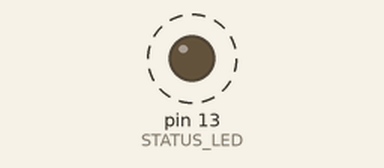
This sketch was run on a simulated Arduino Nano, built with avr-gcc and run on an emulated ATmega328P. On the bench: output pins drawn as LEDs (lit = HIGH). Dashed ring = blinking. The modem accepts every AT command (registered, SIM ready, sends succeed) and sends nothing else; what the sketch prints to the serial monitor is not drawn.

Above: at 2.6 s.
Timing chart, 0 to 5.1 s (numbered marks = the images above):
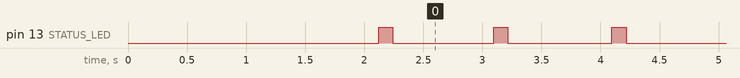

Measured:
- by itself, pin 13 (STATUS_LED): alternates HIGH for 0.12 s and LOW for 0.88 s

The sketch:

1.0.NANO--Radio-Test--simple-radio-sender.ino
```cpp
#include <Arduino.h>
#include <SoftwareSerial.h>
#include "RYLR_LoRaAT_Software_Serial.h"

// ---- DIAGNOSTIC MODE ----
// Set to 1 to hold LORA_TX pin HIGH and stop.
// Measure voltage on the RYLR RX side of the level shifter — expect ~3.3V.
#define TX_PIN_TEST_MODE false

// SoftwareSerial pins for the RYLR radio (same wiring as field-ready sketch)
#define LORA_RX 5
#define LORA_TX 6

// Address of this sender and the forwarder we're sending to
#define LOCAL_ADDRESS  1
#define REMOTE_ADDRESS 2

SoftwareSerial radioSerial(LORA_RX, LORA_TX);
RYLR_LoRaAT_Software_Serial rylr;

// Built-in LED for activity blink
#define STATUS_LED LED_BUILTIN
unsigned long activityBlinkUntil = 0;
const unsigned long ACTIVITY_BLINK_MS = 120;

// Dummy sensor data
int temp = 82;
int humidity = 58;
int moisture = 45;
int insolation = 73;
bool motor_up = false;
bool fan_on = false;

// Send interval
unsigned long lastSend = 0;
const unsigned long SEND_INTERVAL = 1000; // 1 seconds

void blinkActivityLed() {
    activityBlinkUntil = millis() + ACTIVITY_BLINK_MS;
    digitalWrite(STATUS_LED, HIGH);
}

void updateStatusLed() {
    if (millis() >= activityBlinkUntil) {
        digitalWrite(STATUS_LED, LOW);
    }
}

void updateDummySensorData(unsigned long now) {
    temp = 78 + (now / 10000) % 15;
    humidity = 50 + (now / 8000) % 20;
    moisture = 30 + (now / 12000) % 40;
    insolation = 20 + (now / 6000) % 60;
    motor_up = (temp >= 84);
    fan_on = (temp >= 89);
}

void sendSensorPayload() {
    char payload[64];
    snprintf(payload, sizeof(payload), "%d,%d,%d,%d,%d,%d",
             temp, humidity, moisture, insolation,
             motor_up ? 1 : 0, fan_on ? 1 : 0);

    Serial.print(F("TX -> ["));
    Serial.print(REMOTE_ADDRESS);
    Serial.print(F("]: "));
    Serial.println(payload);

    rylr.startTxMessage();
    rylr.addTxData(payload);
    int result = rylr.sendTxMessage(REMOTE_ADDRESS);
    blinkActivityLed();

    Serial.print(F("Send result: "));
    Serial.println(result);
}

void receiveReplies() {
    RYLR_LoRaAT_Software_Serial_Message *message = rylr.checkMessage();
    if (message) {
        blinkActivityLed();
        Serial.print(F("RX from "));
        Serial.print(message->from_address);
        Serial.print(F(" (RSSI "));
        Serial.print(message->rssi);
        Serial.print(F(", SNR "));
        Serial.print(message->snr);
        Serial.print(F("): "));
        Serial.println(message->data);
    }
}

void setup() {
    Serial.begin(9600);
    delay(2000);

    pinMode(STATUS_LED, OUTPUT);
    digitalWrite(STATUS_LED, LOW);

    Serial.println(F("=== Nano LoRa Radio Test ==="));

    if (TX_PIN_TEST_MODE){
        Serial.println(F("** TX PIN TEST MODE **"));
        Serial.print(F("Holding D"));
        Serial.print(LORA_TX);
        Serial.println(F(" HIGH — measure level-shifter output."));
        Serial.println(F("Expect ~3.3V on RYLR RX pin."));
        pinMode(LORA_TX, OUTPUT);
        digitalWrite(LORA_TX, HIGH);
        while (true) {
            digitalWrite(STATUS_LED, !digitalRead(STATUS_LED));
            delay(500);
        }
    }

    // --- Try 9600 first (preferred for SoftwareSerial) ---
    Serial.println(F("Trying radio at 9600..."));
    radioSerial.begin(9600);
    rylr.setSerial(&radioSerial);

    int status = rylr.checkStatus();
    Serial.print(F("Status @9600: "));
    Serial.println(status);

    if (status != 0) {
        // --- Try 115200 as fallback ---
        Serial.println(F("Trying radio at 115200..."));
        radioSerial.end();
        radioSerial.begin(115200);
        status = rylr.checkStatus();
        Serial.print(F("Status @115200: "));
        Serial.println(status);

        if (status == 0) {
            // Radio is at 115200 — reconfigure it to 9600
            Serial.println(F("Setting baud to 9600..."));
            radioSerial.print(F("AT+IPR=9600\r\n"));
            delay(500);
            radioSerial.end();
            radioSerial.begin(9600);
            status = rylr.checkStatus();
            Serial.print(F("Status @9600 after switch: "));
            Serial.println(status);
        }
    }

    if (status != 0) {
        Serial.println(F("*** RADIO NOT RESPONDING ***"));
        Serial.println(F("Check wiring: Nano D5->RYLR TX, Nano D6->RYLR RX"));
        Serial.println(F("Check power: RYLR needs 3.3V"));
        Serial.println(F("Continuing anyway to show send attempts..."));
    } else {
        Serial.println(F("Radio OK!"));
    }

    rylr.setAddress(LOCAL_ADDRESS);
    rylr.setRFPower(14);

    Serial.println(F("LoRa Sender ready. Sending dummy data..."));
}

void loop() {
    unsigned long now = millis();

    if (now - lastSend > SEND_INTERVAL) {
        lastSend = now;
        updateDummySensorData(now);
        sendSensorPayload();
    }

    receiveReplies();
    updateStatusLed();
}
```

RYLR_LoRaAT_Software_Serial.cpp
```cpp
// (licence header left out)
//
// Driver for Reyax LoRA devices with a UART Stream interface.
//

#include "RYLR_LoRaAT_Software_Serial.h"

namespace {
// Tiny string helpers — avoids linking printf on AVR.
char* bufAppend(char* p, const char* s) { while (*s) *p++ = *s++; *p = '\0'; return p; }
char* bufAppendInt(char* p, int val) { char tmp[8]; itoa(val, tmp, 10); return bufAppend(p, tmp); }
}

RYLR_LoRaAT_Software_Serial::RYLR_LoRaAT_Software_Serial()
    : serial(NULL),
      rx_index(0),
      read_index(0),
      tx_index(0),
      overflow_count(0),
      overwrite_count(0),
      rx_error_count(0),
      tx_message_count(0),
      rx_message_count(0) {
}

int RYLR_LoRaAT_Software_Serial::checkStatus() {
    if (!this->serial) return -1;
    const char* cmd = "AT\r\n";
    this->serial->write(cmd, strlen(cmd));
    return resultValue(getResponse());
}

int RYLR_LoRaAT_Software_Serial::setAddress(uint16_t address) {
    if (!this->serial) return -1;
    char* p = bufAppend(this->tx_buffer, "AT+ADDRESS=");
    p = bufAppendInt(p, address);
    p = bufAppend(p, "\r\n");
    this->serial->write(this->tx_buffer, p - this->tx_buffer);
    return resultValue(getResponse());
}

int RYLR_LoRaAT_Software_Serial::setRFParameters(uint8_t spread, uint8_t bandwidth, uint8_t coding_rate, uint8_t preamble) {
    if (!this->serial) return -1;
    char* p = bufAppend(this->tx_buffer, "AT+PARAMETER=");
    p = bufAppendInt(p, spread); *p++ = ',';
    p = bufAppendInt(p, bandwidth); *p++ = ',';
    p = bufAppendInt(p, coding_rate); *p++ = ',';
    p = bufAppendInt(p, preamble);
    p = bufAppend(p, "\r\n");
    this->serial->write(this->tx_buffer, p - this->tx_buffer);
    return resultValue(getResponse());
}

int RYLR_LoRaAT_Software_Serial::setRFPower(uint8_t power) {
    if (!this->serial) return -1;
    char* p = bufAppend(this->tx_buffer, "AT+CRFOP=");
    p = bufAppendInt(p, power);
    p = bufAppend(p, "\r\n");
    this->serial->write(this->tx_buffer, p - this->tx_buffer);
    return resultValue(getResponse());
}

int RYLR_LoRaAT_Software_Serial::setPassword(const char* password) {
    if (!this->serial) return -1;
    char* p = bufAppend(this->tx_buffer, "AT+CPIN=");
    p = bufAppend(p, password);
    p = bufAppend(p, "\r\n");
    this->serial->write(this->tx_buffer, p - this->tx_buffer);
    return resultValue(getResponse());
}

void RYLR_LoRaAT_Software_Serial::startTxMessage() {
    tx_index = 0;
    memset(this->tx_buffer, 0xff, sizeof(this->tx_buffer));
}

void RYLR_LoRaAT_Software_Serial::addTxData(const char* data) {
    int len = min(strlen(data), size_t(MAX_DATA_LEN - this->tx_index));
    strncpy(this->tx_buffer + this->tx_index, data, len);
    this->tx_index += len;
}

void RYLR_LoRaAT_Software_Serial::addTxData(int len, const char* data) {
    len = min(len, MAX_DATA_LEN - this->tx_index);
    memcpy(this->tx_buffer + this->tx_index, data, len);
    this->tx_index += len;
}

void RYLR_LoRaAT_Software_Serial::addTxData(int data) {
    int max_len = MAX_DATA_LEN - this->tx_index;
    char tmp[8];
    itoa(data, tmp, 10);
    int count = strlen(tmp);
    int copy = min(max_len, count);
    memcpy(this->tx_buffer + this->tx_index, tmp, copy);
    this->tx_buffer[this->tx_index + copy] = 0xff;
    this->tx_index += copy;
}

void RYLR_LoRaAT_Software_Serial::addTxData(double data) {
    // Manual float formatting — avoids linking float printf on AVR.
    int max_len = MAX_DATA_LEN - this->tx_index;
    if (max_len <= 0) return;
    char tmp[16];
    char* t = tmp;
    if (data < 0) { *t++ = '-'; data = -data; }
    long whole = (long)data;
    long frac = (long)((data - whole) * 10000 + 0.5);
    t = bufAppendInt(t, (int)whole);
    *t++ = '.';
    // Pad with leading zeros for 4 decimal places
    if (frac < 1000) *t++ = '0';
    if (frac < 100)  *t++ = '0';
    if (frac < 10)   *t++ = '0';
    t = bufAppendInt(t, (int)frac);
    int count = t - tmp;
    int copy = min(max_len, count);
    memcpy(this->tx_buffer + this->tx_index, tmp, copy);
    this->tx_buffer[this->tx_index + copy] = 0xff;
    this->tx_index += copy;
}

int RYLR_LoRaAT_Software_Serial::sendTxMessage(uint8_t to_address) {
    if (!this->serial) return -1;
    char addr_str[4];
    char len_str[6];
    this->tx_message_count++;

    itoa(to_address, addr_str, 10);
    itoa(this->tx_index, len_str, 10);

    // Header.
    this->serial->print("AT+SEND=");
    this->serial->print(addr_str);
    this->serial->print(",");
    this->serial->print(len_str);
    this->serial->print(",");

    // Data.
    this->serial->write(this->tx_buffer, this->tx_index);

    // Tail.
    this->serial->print("\r\n");

    this->tx_index = 0;

    // Wait for send to complete.
    unsigned long now = millis();
    while (!this->serial->available() && (millis() - now < SEND_TIMEOUT_MS)) {
    }

    return resultValue(getResponse());
}

// Receive a message.
// Return NULL if no message is ready for reading.
RYLR_LoRaAT_Software_Serial_Message* RYLR_LoRaAT_Software_Serial::checkMessage() {
    if (this->rx_index == this->read_index && this->serial && this->serial->available()) {
        this->resetRxBuffer();
        this->processInput();
    }
    if (this->rx_index > this->read_index) {
        // TODO: handle more than one message.
        char* ptr1;
        char* ptr2;

        // Parse from address field.
        ptr1 = this->rx_buffer + this->read_index + 5;
        ptr2 = strchr(ptr1, ',');
        if (ptr2 == NULL) {
            this->resetRxBuffer();
            this->rx_error_count++;
            return NULL;
        }
        *ptr2 = '\0';
        this->rx_message.from_address = atoi(ptr1);

        // Parse length field.
        ptr1 = ptr2 + 1;
        ptr2 = strchr(ptr1, ',');
        if (ptr2 == NULL) {
            this->resetRxBuffer();
            this->rx_error_count++;
            return NULL;
        }
        *ptr2 = '\0';
        int length = atoi(ptr1);
        this->rx_message.data_len = length;

        // Extract data field.
        ptr1 = ptr2 + 1;
        ptr2 = ptr1 + length;

        if ((ptr2 > (this->rx_buffer + this->rx_index)) || *ptr2 != ',') {
            this->resetRxBuffer();
            this->rx_error_count++;
            return NULL;
        }
        *ptr2 = '\0';
        this->rx_message.data = ptr1;

        // Extract RSSI.
        ptr1 = ptr2 + 1;
        ptr2 = strchr(ptr1, ',');
        if (ptr2 == NULL) {
            this->resetRxBuffer();
            this->rx_error_count++;
            return NULL;
        }
        *ptr2 = '\0';
        this->rx_message.rssi = atoi(ptr1);

        // Extract SNR.
        ptr1 = ptr2 + 1;
        this->rx_message.snr = atoi(ptr1);
        ptr2 = ptr1 + strlen(ptr1) + 1;
        this->read_index = (ptr2 - this->rx_buffer);

        if (this->read_index >= this->rx_index) {
            // Read all of the contents of the buffer.
            this->resetRxBuffer();
        }

        // Return message.
        this->rx_message_count++;
        return &(this->rx_message);
    }
    return NULL;
}

// Process expected input from the LoRa device.
// Save any received messages in the RX buffer.
const char* RYLR_LoRaAT_Software_Serial::getResponse() {
    bool done = false;
    char* response = NULL;

    // Read until we get a response.
    // Save any received messages.
    while (!done) {
        int index = processInput();
        // Handle timeout.
        if (index == -1) {
            done = true;
            continue;
        }

        // If this is not a RECV message, process it. Otherwise save it and keep reading.
        if (strncmp(this->rx_buffer + index, RECV, strlen(RECV))) {
            // Found a response - trim from RX buffer.
            this->rx_index = index;
            response = this->rx_buffer + index;
            done = true;
        }
    }
    return response;
}

// Read a single response or message from the LoRa device.
// Save in the RX buffer.
//
// Returns:
//   index in RX buffer of read data
//   -1 on error
int RYLR_LoRaAT_Software_Serial::processInput() {
    bool done = false;
    int read_count = 0;
    int to_read_count = 0;
    bool parse_data_length = false;
    int comma_count = 0;

    if (!this->serial) {
        this->resetRxBuffer();
        return -1;
    }

    // Ensure enough space in buffer.
    if (this->rx_index > (RX_BUFFER_LEN - MAX_RX_MSG)) {
        this->overflow_count++;
        this->resetRxBuffer();
    }

    // Read until we see a \n character terminate packet.
    while (!done) {
        // Spin waiting for available data.
        unsigned long now = millis();
        while (!this->serial->available()) {
            if (millis() - now > READ_TIMEOUT_MS) {
                // Timeout.
                this->rx_error_count++;
                this->resetRxBuffer();
                return -1;
            }
        }
        int data = this->serial->read();
        if (data == -1) {
            // Timeout.
            this->resetRxBuffer();
            this->rx_error_count++;
            return -1;
        }

        // Count fields separated by commas.
        if (data == ',') {
            comma_count += 1;
        }

        // Save data in buffer.
        if (read_count <= MAX_RX_MSG) {
            this->rx_buffer[this->rx_index + read_count] = (char)data;
        }
        read_count += 1;

        // Check if we are parsing a RECV message.
        if (read_count == 5) {
            if (memcmp(this->rx_buffer + this->rx_index, RECV, strlen(RECV)) == 0) {
                parse_data_length = true;
            }
        }

        // Handle data field length.
        if (parse_data_length && (comma_count == 2)) {
            to_read_count = this->parseDataLength(read_count);
            parse_data_length = false;
        }

        if (data == '\n' && to_read_count == 0) {
            // Null terminate to separate multiple packets in buffer.
            this->rx_buffer[this->rx_index + read_count] = '\0';
            done = true;
        }
        if (to_read_count > 0) {
            to_read_count -= 1;
        }
    }

    if (read_count > MAX_RX_MSG) {
        this->resetRxBuffer();
        return -1;
    }

    int msg_start = this->rx_index;
    // Save the null termination in the buffer.
    this->rx_index += read_count + 1;
    return msg_start;
}

// Clear all data in the receive buffer.
void RYLR_LoRaAT_Software_Serial::resetRxBuffer() {
    this->rx_index = 0;
    this->read_index = 0;
}

// Extract the length value from an +RECV message.
// Return the value of the length field.
int RYLR_LoRaAT_Software_Serial::parseDataLength(int data_size) {
    char* ptr1 = (char*)memchr(this->rx_buffer + this->rx_index, ',', data_size);
    if (ptr1 == NULL) {
        this->rx_error_count++;
        return 0;
    }

    int offset = ptr1 - (this->rx_buffer + this->rx_index);
    char* ptr2 = (char*)memchr(ptr1 + 1, ',', data_size - offset - 1);
    if (ptr2 == NULL) {
        this->rx_error_count++;
        return 0;
    }

    *ptr2 = '\0';
    int length = atoi(ptr1 + 1);
    *ptr2 = ',';

    return length;
}

// Parse a command response, return value.
// 0  : OK
// >0 : Error value returned by LoRa device
// -1 : data format error
int RYLR_LoRaAT_Software_Serial::resultValue(const char* valstr) {
    if (valstr == NULL) {
        return -1;
    }

    if (strcmp(valstr, "+OK")) {
        return 0;
    }

    if (strncmp(valstr, "+ERR=", 5)) {
        return atoi(valstr + 5);
    }
    return -1;
}

void RYLR_LoRaAT_Software_Serial::dumpMessage() {
    if (this->tx_buffer[this->tx_index] != 0xff) {
        this->overwrite_count++;
        Serial.print(" - overwrite -");
    }

    this->tx_buffer[this->tx_index] = '\0';
    Serial.print("len = ");
    Serial.println(strlen(this->tx_buffer));
    Serial.print(this->tx_buffer);
    Serial.println();
}

void RYLR_LoRaAT_Software_Serial::dumpStats() {
    Serial.print("Overflow count: ");
    Serial.println(this->overflow_count);
    Serial.print("Buffer overwrite count: ");
    Serial.println(this->overwrite_count);
    Serial.print("RX Errors: ");
    Serial.println(this->rx_error_count);
    Serial.print("TX Messages: ");
    Serial.println(this->tx_message_count);
    Serial.print("RX Messages: ");
    Serial.println(this->rx_message_count);
    Serial.print("TX Index: ");
    Serial.println(this->tx_index);
    Serial.print("RX Index: ");
    Serial.println(this->rx_index);
    Serial.print("Read Index: ");
    Serial.println(this->read_index);
}
```

Source omitted: LR_LoRaAT_Software_Serial.h (2631 bytes)
